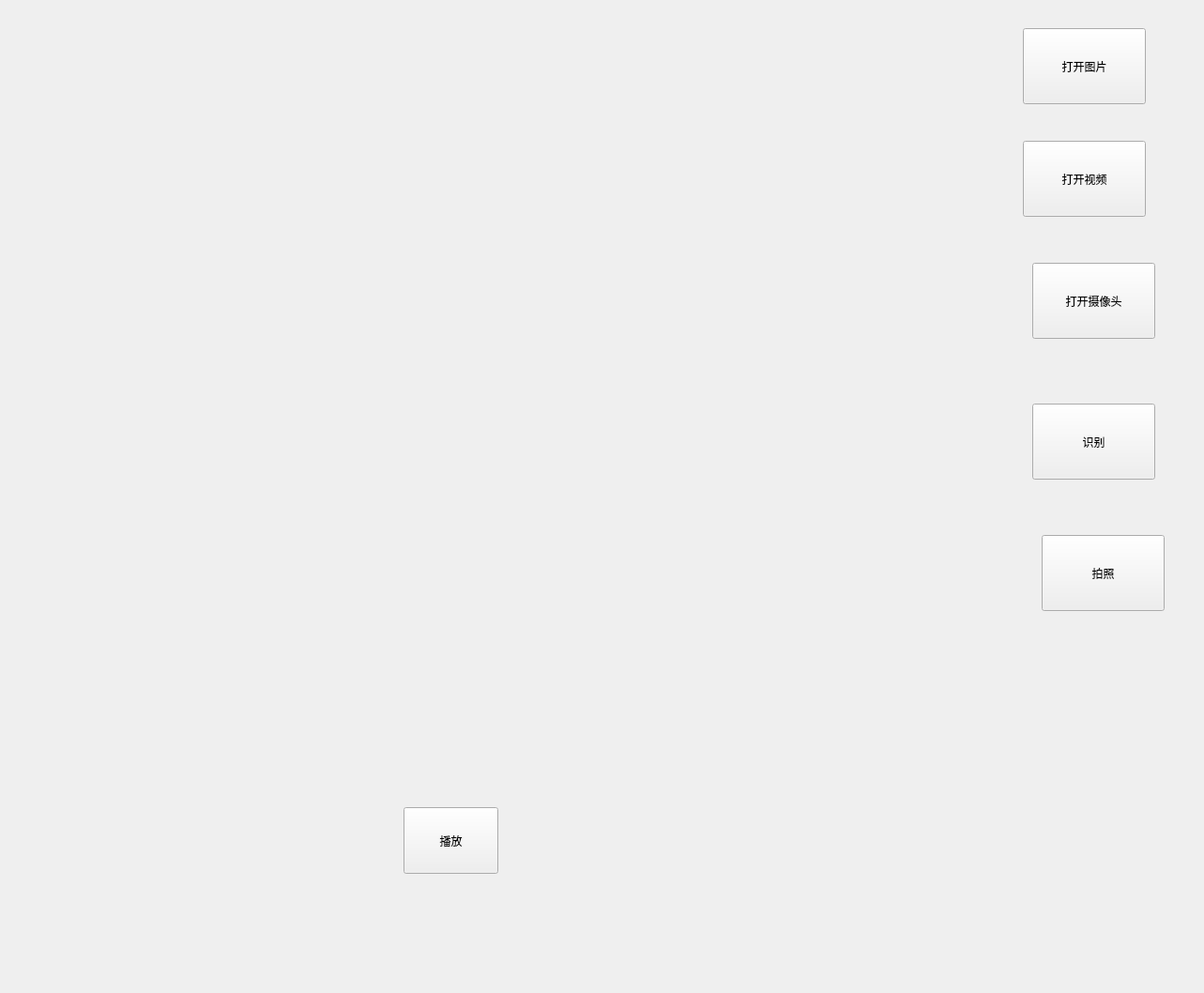
<?xml version="1.0" encoding="UTF-8"?>
<ui version="4.0">
 <class>vsqtopencv01Class</class>
 <widget class="QWidget" name="vsqtopencv01Class">
  <property name="geometry">
   <rect>
    <x>0</x>
    <y>0</y>
    <width>1283</width>
    <height>1058</height>
   </rect>
  </property>
  <property name="windowTitle">
   <string>vsqtopencv01</string>
  </property>
  <widget class="QPushButton" name="open_image">
   <property name="geometry">
    <rect>
     <x>1090</x>
     <y>30</y>
     <width>131</width>
     <height>81</height>
    </rect>
   </property>
   <property name="text">
    <string>打开图片</string>
   </property>
  </widget>
  <widget class="QPushButton" name="open_video">
   <property name="geometry">
    <rect>
     <x>1090</x>
     <y>150</y>
     <width>131</width>
     <height>81</height>
    </rect>
   </property>
   <property name="text">
    <string>打开视频</string>
   </property>
  </widget>
  <widget class="QPushButton" name="open_camera">
   <property name="geometry">
    <rect>
     <x>1100</x>
     <y>280</y>
     <width>131</width>
     <height>81</height>
    </rect>
   </property>
   <property name="text">
    <string>打开摄像头</string>
   </property>
  </widget>
  <widget class="QPushButton" name="identify">
   <property name="geometry">
    <rect>
     <x>1100</x>
     <y>430</y>
     <width>131</width>
     <height>81</height>
    </rect>
   </property>
   <property name="text">
    <string>识别</string>
   </property>
  </widget>
  <widget class="QLabel" name="video_label">
   <property name="geometry">
    <rect>
     <x>10</x>
     <y>0</y>
     <width>1051</width>
     <height>721</height>
    </rect>
   </property>
   <property name="text">
    <string/>
   </property>
  </widget>
  <widget class="QPushButton" name="takepic">
   <property name="geometry">
    <rect>
     <x>1110</x>
     <y>570</y>
     <width>131</width>
     <height>81</height>
    </rect>
   </property>
   <property name="text">
    <string>拍照</string>
   </property>
  </widget>
  <widget class="QPushButton" name="start">
   <property name="geometry">
    <rect>
     <x>430</x>
     <y>860</y>
     <width>101</width>
     <height>71</height>
    </rect>
   </property>
   <property name="text">
    <string>播放</string>
   </property>
  </widget>
 </widget>
 <layoutdefault spacing="6" margin="11"/>
 <resources>
  <include location="vsqtopencv01.qrc"/>
 </resources>
 <connections/>
</ui>
